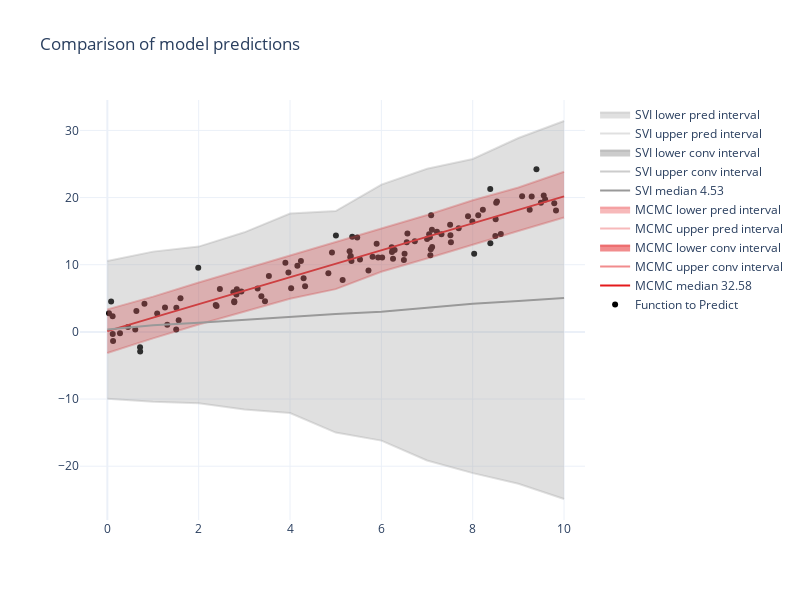

Source (notebook cell):
### Code cell
# Display Results

import matplotlib.pyplot as plt

fig = go.Figure()

# Add Function to Predict
fig.add_trace(go.Scatter(x=X.flatten(), y=y.flatten(),
                    mode='markers',
                    name='Function to Predict', marker_color='black')), 

# Add predictions of fitted models

colors=plt.cm.Set1(np.linspace(0, 1, len(results_dict)))
for i, model in enumerate(results_dict):


    color=f"rgba({colors[i][0]},{colors[i][1]},{colors[i][2]},{colors[i][3]})"
    color_fill_conv=f"rgba({colors[i][0]},{colors[i][1]},{colors[i][2]},{0.5})"
    color_fill_pred=f"rgba({colors[i][0]},{colors[i][1]},{colors[i][2]},{0.3})"

    X_pred=results_dict[model]['X_pred']
    y_conv=results_dict[model]['y_conv']
    y_conv_lower=results_dict[model]['y_conv']-results_dict[model]['y_std_conv'][:,0].reshape(-1,1)
    y_conv_upper=results_dict[model]['y_conv']+results_dict[model]['y_std_conv'][:,1].reshape(-1,1)

    y_pred=results_dict[model]['y_pred']
    y_pred_lower=results_dict[model]['y_pred']-results_dict[model]['y_std_pred'][:,0].reshape(-1,1)
    y_pred_upper=results_dict[model]['y_pred']+results_dict[model]['y_std_pred'][:,1].reshape(-1,1)


    elapsed_time=results_dict[model]['elapsed time']

    # median
    fig.add_trace(go.Scatter(x=X_pred.flatten(), y=y_conv.flatten(),
                    mode='lines',
                    name=f'{model} median {elapsed_time}', marker_color=color))
    # convidence intervals

    fig.add_trace(go.Scatter(x=X_pred,y=y_conv_upper,mode='lines',name=f'{model} upper conv interval',fill=None, fillcolor=color_fill_conv, line_color=color_fill_conv))
    fig.add_trace(go.Scatter(x=X_pred,y=y_conv_lower,mode='lines',name=f'{model} lower conv interval',fill='tonexty',fillcolor=color_fill_conv, line_color=color_fill_conv))
    # prediction intervals

    fig.add_trace(go.Scatter(x=X_pred,y=y_pred_upper.flatten(),mode='lines',name=f'{model} upper pred interval',fill=None, fillcolor=color_fill_pred, line_color=color_fill_pred))
    fig.add_trace(go.Scatter(x=X_pred,y=y_pred_lower.flatten(),mode='lines',name=f'{model} lower pred interval',fill='tonexty',fillcolor=color_fill_pred, line_color=color_fill_pred))



fig.update_layout(title='Comparison of model predictions',
                  height=600,
                  width=800,
                  template="plotly_white")
fig.show()

### Figure 1 — Plotly figure (JSON) as saved in the notebook; plotly's stock layout.template omitted (floating-point values rounded to 4 significant figures)
{"data": [{"marker": {"color": "black"}, "mode": "markers", "name": "Function to Predict", "type": "scatter", "x": [7.046, 6.508, 6.226, 2.835, 8.222, 6.29, 8.514, 8.495, 5.152, 4.33, 9.395, 3.372, 7.512, 2.779, 0.1152, 8.121, 7.083, 0.277, 1.511, 9.291, 7.897, 3.965, 7.107, 4.839, 9.248, 3.537, 4.161, 8.032, 5.362, 1.091, 5.896, 5.005, 0.7188, 5.471, 1.508, 7.316, 6.732, 2.779, 9.586, 4.239, 9.785, 6.493, 0.716, 5.718, 8.615, 7.993, 5.33, 3.898, 9.494, 9.823, 5.304, 8.531, 6.255, 8.502, 2.373, 7.112, 0.6112, 4.918, 7.216, 7.09, 7.693, 0.8125, 7.073, 9.555, 8.386, 9.081, 5.532, 0.6359, 5.345, 7.505, 3.291, 2.464, 6.57, 5.929, 4.297, 1.562, 1.602, 7.0, 1.262, 3.452, 4.025, 2.827, 5.32, 2.759, 1.991, 6.232, 1.312, 0.1179, 0.4528, 0.08255, 0.1252, 7.523, 2.934, 2.392, 5.807, 6.017, 8.384, 6.556, 0.03638, 7.062], "y": [14.55, 11.65, 12.6, 6.331, 18.18, 12.21, 19.23, 14.29, 7.71, 6.807, 24.2, 5.301, 14.4, 4.572, 2.326, 17.35, 12.3, -0.2082, 3.582, 20.16, 17.22, 8.855, 15.2, 8.722, 18.19, 8.315, 9.864, 11.63, 14.18, 2.745, 13.11, 14.35, -2.924, 14.05, 0.3647, 14.52, 13.51, 4.408, 19.7, 10.56, 19.16, 10.69, -2.302, 9.141, 14.56, 16.42, 11.31, 10.29, 19.21, 18.09, 12.0, 19.42, 10.88, 16.76, 3.994, 12.62, 0.3462, 11.83, 14.9, 17.36, 15.45, 4.197, 11.4, 20.3, 13.2, 20.19, 10.77, 3.124, 10.54, 15.96, 6.471, 6.372, 14.64, 11.08, 7.983, 1.736, 5.009, 13.84, 3.621, 4.565, 6.479, 5.554, 11.1, 5.898, 9.56, 11.91, 1.048, -0.321, 0.7384, 4.53, -1.361, 13.34, 5.998, 3.871, 11.18, 11.07, 21.26, 13.35, 2.763, 14.11]}, {"marker": {"color": "rgba(0.8941176470588236,0.10196078431372549,0.10980392156862745,1.0)"}, "mode": "lines", "name": "MCMC median 32.58", "type": "scatter", "x": [0, 1, 2, 3, 4, 5, 6, 7, 8, 9, 10], "y": [0.111, 2.118, 4.124, 6.132, 8.138, 10.15, 12.15, 14.16, 16.17, 18.17, 20.18]}, {"fillcolor": "rgba(0.8941176470588236,0.10196078431372549,0.10980392156862745,0.5)", "line": {"color": "rgba(0.8941176470588236,0.10196078431372549,0.10980392156862745,0.5)"}, "mode": "lines", "name": "MCMC upper conv interval", "type": "scatter", "x": [0, 1, 2, 3, 4, 5, 6, 7, 8, 9, 10], "y": [[0.1737], [2.172], [4.171], [6.17], [8.174], [10.18], [12.19], [14.2], [16.22], [18.23], [20.25]]}, {"fill": "tonexty", "fillcolor": "rgba(0.8941176470588236,0.10196078431372549,0.10980392156862745,0.5)", "line": {"color": "rgba(0.8941176470588236,0.10196078431372549,0.10980392156862745,0.5)"}, "mode": "lines", "name": "MCMC lower conv interval", "type": "scatter", "x": [0, 1, 2, 3, 4, 5, 6, 7, 8, 9, 10], "y": [[0.04679], [2.061], [4.075], [6.089], [8.1], [10.11], [12.12], [14.12], [16.12], [18.11], [20.12]]}, {"fillcolor": "rgba(0.8941176470588236,0.10196078431372549,0.10980392156862745,0.3)", "line": {"color": "rgba(0.8941176470588236,0.10196078431372549,0.10980392156862745,0.3)"}, "mode": "lines", "name": "MCMC upper pred interval", "type": "scatter", "x": [0, 1, 2, 3, 4, 5, 6, 7, 8, 9, 10], "y": [3.349, 5.251, 7.349, 9.358, 11.36, 13.4, 15.41, 17.41, 19.6, 21.51, 23.85]}, {"fill": "tonexty", "fillcolor": "rgba(0.8941176470588236,0.10196078431372549,0.10980392156862745,0.3)", "line": {"color": "rgba(0.8941176470588236,0.10196078431372549,0.10980392156862745,0.3)"}, "mode": "lines", "name": "MCMC lower pred interval", "type": "scatter", "x": [0, 1, 2, 3, 4, 5, 6, 7, 8, 9, 10], "y": [-3.154, -0.9647, 1.097, 3.07, 4.941, 6.367, 8.961, 10.94, 13.03, 15.01, 17.04]}, {"marker": {"color": "rgba(0.6,0.6,0.6,1.0)"}, "mode": "lines", "name": "SVI median 4.53", "type": "scatter", "x": [0, 1, 2, 3, 4, 5, 6, 7, 8, 9, 10], "y": [0.3533, 0.9867, 1.378, 1.813, 2.287, 2.661, 3.012, 3.649, 4.177, 4.583, 5.044]}, {"fillcolor": "rgba(0.6,0.6,0.6,0.5)", "line": {"color": "rgba(0.6,0.6,0.6,0.5)"}, "mode": "lines", "name": "SVI upper conv interval", "type": "scatter", "x": [0, 1, 2, 3, 4, 5, 6, 7, 8, 9, 10], "y": [[6.416], [7.339], [8.705], [11.02], [13.83], [16.33], [19.15], [21.64], [23.98], [26.84], [29.67]]}, {"fill": "tonexty", "fillcolor": "rgba(0.6,0.6,0.6,0.5)", "line": {"color": "rgba(0.6,0.6,0.6,0.5)"}, "mode": "lines", "name": "SVI lower conv interval", "type": "scatter", "x": [0, 1, 2, 3, 4, 5, 6, 7, 8, 9, 10], "y": [[-5.478], [-5.574], [-6.804], [-8.08], [-9.831], [-12.08], [-13.92], [-16.32], [-18.91], [-21.27], [-23.7]]}, {"fillcolor": "rgba(0.6,0.6,0.6,0.3)", "line": {"color": "rgba(0.6,0.6,0.6,0.3)"}, "mode": "lines", "name": "SVI upper pred interval", "type": "scatter", "x": [0, 1, 2, 3, 4, 5, 6, 7, 8, 9, 10], "y": [10.54, 11.95, 12.7, 14.83, 17.63, 17.99, 21.93, 24.29, 25.75, 28.87, 31.4]}, {"fill": "tonexty", "fillcolor": "rgba(0.6,0.6,0.6,0.3)", "line": {"color": "rgba(0.6,0.6,0.6,0.3)"}, "mode": "lines", "name": "SVI lower pred interval", "type": "scatter", "x": [0, 1, 2, 3, 4, 5, 6, 7, 8, 9, 10], "y": [-9.969, -10.39, -10.64, -11.56, -12.08, -14.99, -16.19, -19.15, -21.03, -22.61, -24.88]}], "layout": {"height": 600, "title": {"text": "Comparison of model predictions"}, "width": 800}}
